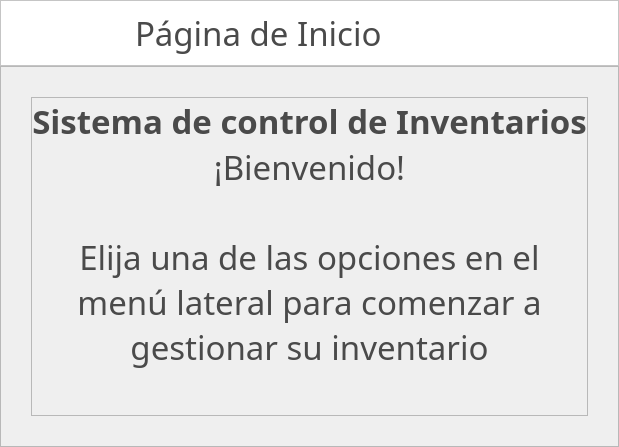
            <widget class="QWidget" name="tab">
             <attribute name="title">
              <string>Home</string>
             </attribute>
             <layout class="QVBoxLayout" name="verticalLayout_7">
              <property name="spacing">
               <number>0</number>
              </property>
              <property name="leftMargin">
               <number>0</number>
              </property>
              <property name="topMargin">
               <number>0</number>
              </property>
              <property name="rightMargin">
               <number>0</number>
              </property>
              <property name="bottomMargin">
               <number>0</number>
              </property>
              <item>
               <widget class="QFrame" name="frame_7">
                <property name="maximumSize">
                 <size>
                  <width>16777215</width>
                  <height>100</height>
                 </size>
                </property>
                <property name="styleSheet">
                 <string notr="true">background-color:white;</string>
                </property>
                <property name="frameShape">
                 <enum>QFrame::StyledPanel</enum>
                </property>
                <property name="frameShadow">
                 <enum>QFrame::Raised</enum>
                </property>
                <layout class="QHBoxLayout" name="horizontalLayout_2">
                 <property name="spacing">
                  <number>25</number>
                 </property>
                 <item>
                  <widget class="QLabel" name="label_10">
                   <property name="maximumSize">
                    <size>
                     <width>100</width>
                     <height>16777215</height>
                    </size>
                   </property>
                   <property name="text">
                    <string/>
                   </property>
                   <property name="pixmap">
                    <pixmap>icons/fa-home-gray.png</pixmap>
                   </property>
                   <property name="scaledContents">
                    <bool>true</bool>
                   </property>
                  </widget>
                 </item>
                 <item>
                  <widget class="QLabel" name="label_11">
                   <property name="font">
                    <font>
                     <family>candara</family>
                     <pointsize>25</pointsize>
                    </font>
                   </property>
                   <property name="styleSheet">
                    <string notr="true">color:#4A4A4A;</string>
                   </property>
                   <property name="text">
                    <string>Página de Inicio</string>
                   </property>
                  </widget>
                 </item>
                </layout>
               </widget>
              </item>
              <item>
               <widget class="QFrame" name="frame_8">
                <property name="frameShape">
                 <enum>QFrame::StyledPanel</enum>
                </property>
                <property name="frameShadow">
                 <enum>QFrame::Raised</enum>
                </property>
                <layout class="QHBoxLayout" name="horizontalLayout_8">
                 <property name="spacing">
                  <number>0</number>
                 </property>
                 <property name="leftMargin">
                  <number>30</number>
                 </property>
                 <property name="topMargin">
                  <number>30</number>
                 </property>
                 <property name="rightMargin">
                  <number>30</number>
                 </property>
                 <property name="bottomMargin">
                  <number>30</number>
                 </property>
                 <item>
                  <widget class="QFrame" name="frame_11">
                   <property name="frameShape">
                    <enum>QFrame::StyledPanel</enum>
                   </property>
                   <property name="frameShadow">
                    <enum>QFrame::Raised</enum>
                   </property>
                   <layout class="QVBoxLayout" name="verticalLayout_9">
                    <property name="spacing">
                     <number>0</number>
                    </property>
                    <property name="leftMargin">
                     <number>0</number>
                    </property>
                    <property name="topMargin">
                     <number>0</number>
                    </property>
                    <property name="rightMargin">
                     <number>0</number>
                    </property>
                    <property name="bottomMargin">
                     <number>0</number>
                    </property>
                    <item>
                     <widget class="QLabel" name="label_12">
                      <property name="maximumSize">
                       <size>
                        <width>16777215</width>
                        <height>100</height>
                       </size>
                      </property>
                      <property name="font">
                       <font>
                        <family>candara</family>
                        <pointsize>25</pointsize>
                        <weight>75</weight>
                        <bold>true</bold>
                       </font>
                      </property>
                      <property name="styleSheet">
                       <string notr="true">color:#4A4A4A;</string>
                      </property>
                      <property name="text">
                       <string>Sistema de control de Inventarios</string>
                      </property>
                      <property name="alignment">
                       <set>Qt::AlignCenter</set>
                      </property>
                     </widget>
                    </item>
                    <item>
                     <widget class="QLabel" name="label_13">
                      <property name="maximumSize">
                       <size>
                        <width>16777215</width>
                        <height>250</height>
                       </size>
                      </property>
                      <property name="font">
                       <font>
                        <family>candara</family>
                        <pointsize>25</pointsize>
                       </font>
                      </property>
                      <property name="styleSheet">
                       <string notr="true">color:#4A4A4A;</string>
                      </property>
                      <property name="text">
                       <string>¡Bienvenido!

Elija una de las opciones en el menú lateral para comenzar a gestionar su inventario</string>
                      </property>
                      <property name="alignment">
                       <set>Qt::AlignCenter</set>
                      </property>
                      <property name="wordWrap">
                       <bool>true</bool>
                      </property>
                     </widget>
                    </item>
                    <item>
                     <widget class="QLabel" name="label_14">
                      <property name="maximumSize">
                       <size>
                        <width>300</width>
                        <height>250</height>
                       </size>
                      </property>
                      <property name="font">
                       <font>
                        <family>candara</family>
                        <pointsize>25</pointsize>
                       </font>
                      </property>
                      <property name="layoutDirection">
                       <enum>Qt::RightToLeft</enum>
                      </property>
                      <property name="styleSheet">
                       <string notr="true">color:#4A4A4A;</string>
                      </property>
                      <property name="text">
                       <string/>
                      </property>
                      <property name="pixmap">
                       <pixmap>icons/fa-boxes-gray.png</pixmap>
                      </property>
                      <property name="scaledContents">
                       <bool>true</bool>
                      </property>
                      <property name="alignment">
                       <set>Qt::AlignRight|Qt::AlignTrailing|Qt::AlignVCenter</set>
                      </property>
                     </widget>
                    </item>
                   </layout>
                  </widget>
                 </item>
                </layout>
               </widget>
              </item>
             </layout>
            </widget>
